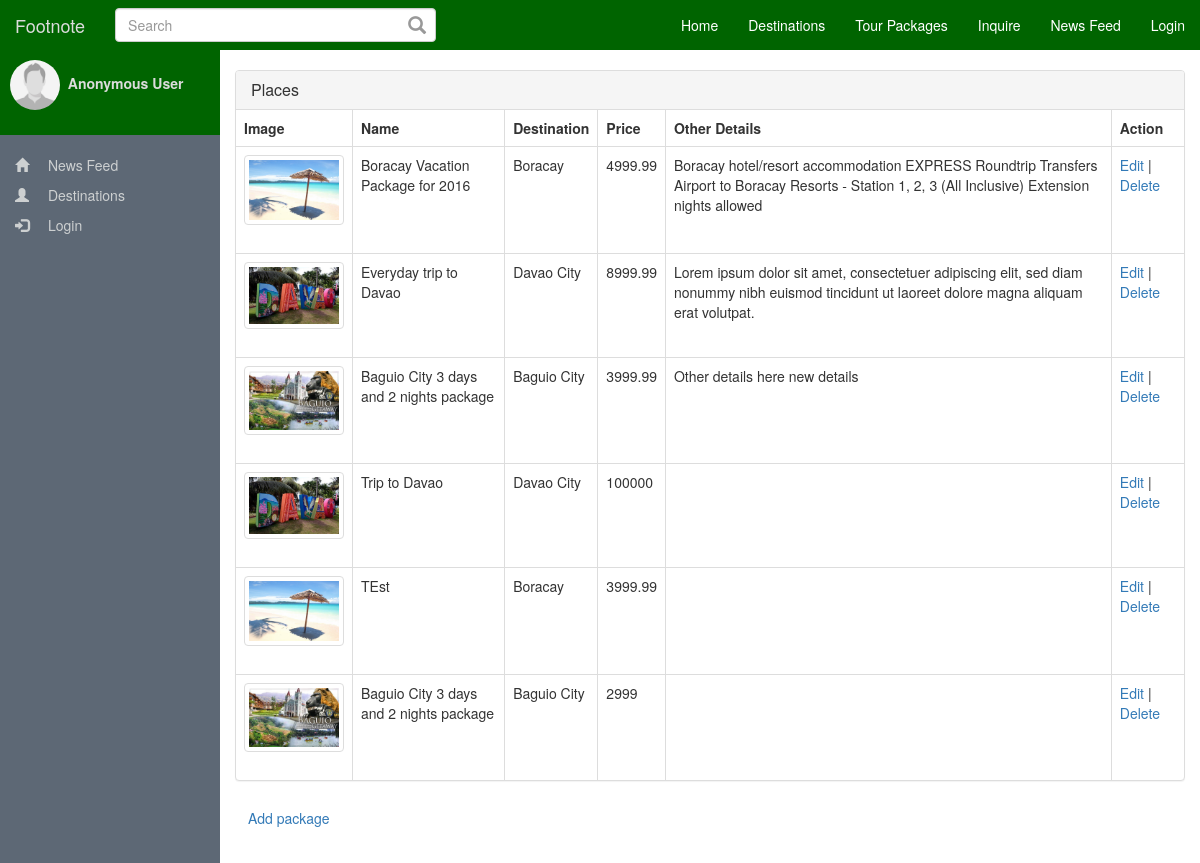
The page /packages.php on the database its author committed.
### tables this page shows
CREATE TABLE `packages` (
  `package_id` int(11) NOT NULL,
  `place_id` int(11) NOT NULL,
  `package_name` varchar(250) NOT NULL,
  `package_price` double NOT NULL,
  `package_days` int(11) NOT NULL,
  `package_details` text NOT NULL,
  `package_person` int(11) NOT NULL DEFAULT '1',
  `package_accomodation` text NOT NULL,
  `package_transportation` text NOT NULL,
  `package_start` date NOT NULL,
  `package_end` date NOT NULL,
  `package_from` int(11) NOT NULL,
  `package_to` int(11) NOT NULL,
  `package_trip` int(11) NOT NULL,
  `package_created` datetime NOT NULL DEFAULT CURRENT_TIMESTAMP
);

CREATE TABLE `places` (
  `place_id` int(11) NOT NULL,
  `place_name` varchar(250) NOT NULL,
  `place_address` varchar(250) NOT NULL,
  `place_details` text NOT NULL,
  `place_image` varchar(250) NOT NULL,
  `gallery_id` int(11) NOT NULL
);

### config.php (called while the page is built)
<?php
$config['db']['host']     = 'localhost' ;
$config['db']['user']     = 'root' ;
$config['db']['password'] = '' ;
$config['db']['db']       = 'db_footnote' ;
$config['url']['base_path'] = '/fn';
$config['url']['site'] = 'http://localhost';
$config['url']['root'] = realpath(dirname(__FILE__));
$config['url']['profile_pic'] = $config['url']['base_path'].'/assets/images/uploads/profiles';
$config['url']['post_pic'] = $config['url']['base_path'].'/assets/images/uploads/posts';
$config['url']['places'] = $config['url']['base_path'].'/assets/images/uploads/places';
$config['url']['gallery'] = $config['url']['base_path'].'/assets/images/uploads/galleries';
$config['var']['hash_password'] = '^#$4%9f+1^p9)M@4M)V$';
$config['var']['default_profile_pic'] = '1476196571_18_41b586905e6233e72b076191f8bf9512.png';
$config['var']['anonymous_id'] = '45';
$config['post']['post_per_page'] = 5;

### class/class.db.php (called while the page is built, shortened)
<?php
class DB {
    private $pdo;
    private $sQuery;
    private function Connect()
    {
        $dsn = "mysql:dbname={$this->db};host={$this->host}";
        try {
            $this->pdo = new PDO($dsn, $this->user, $this->password, array(
                PDO::MYSQL_ATTR_INIT_COMMAND => "SET NAMES utf8"
            ));
            $this->pdo->setAttribute(PDO::ATTR_ERRMODE, PDO::ERRMODE_EXCEPTION);
            $this->pdo->setAttribute(PDO::ATTR_EMULATE_PREPARES, false);
            $this->bConnected = true;
        } catch (PDOException $e) {
            echo $this->ExceptionLog($e->getMessage());
            die();
        }
    }
    private function Init($query, $parameters = "")
    {
        try {
            $this->sQuery = $this->pdo->prepare($query);
            $this->sQuery->execute();
        }
        catch (PDOException $e) {
            echo $this->ExceptionLog($e->getMessage(), $query);
            die();
        }
    }
    public function rows($query, $params = null, $fetchmode = PDO::FETCH_ASSOC)
    {
        $this->Init($query, $params);
        $result = $this->sQuery->fetchAll($fetchmode);
        return $result;
    }
}
?>

### include/include.admin.packages.php (the view, shortened to what this page needs)
<?php
$db = new DB;
$sql =  "SELECT ";
$sql .= "p.package_id, ";
$sql .= "p.package_name, ";
$sql .= "p.place_id, ";
$sql .= "p.package_price, ";
$sql .= "p.package_details, ";
$sql .= "g.place_image, ";
$sql .= "g.place_name  ";
$sql .= "FROM ";
$sql .= "`packages` as p ";
$sql .= "LEFT JOIN ";
$sql .= "`places` as g ";
$sql .= "ON ";
$sql .= "g.place_id = p.place_id ";
$packages = $db->rows($sql);
?>
<div class="row-offcanvas row-offcanvas-left">
    <div id="sidebar" class="sidebar-offcanvas">
        <?php include_once 'include/include.side.bar.php'; ?>
    </div>
    <div id="main">
        <div class="col-md-12">
            <div class="admin-page">
                <div class="panel panel-default">
                    <div class="panel-heading">
                        <h3 class="panel-title">Places</h3>
                    </div>
                    <table class="table table-bordered">
                    	<thead>
                    		<tr>
                    			<th>Image</th>
                    			<th>Name</th>
                    			<th>Destination</th>
                                <th>Price</th>
                    			<th>Other Details</th>
                    			<th>Action</th>
                    		</tr>
                    	</thead>
                    	<tbody>
                    	<?php foreach($packages as $package): ?>
                    		<tr>
                    			<td>
                    				<img src="<?=$config['url']['places']?>/<?=$package['place_image']?>" class="thumbnail" style="max-width: 100px;" data-action="zoom" />
                    			</td>
                    			<td>
                    				<?=$package['package_name']?>
                    			</td>
                    			<td>
                    				<?=$package['place_name']?>
                    			</td>
                    			<td>
                    				<?=$package['package_price']?>
                    			</td>
                    			<td>
                    				<?=$package['package_details']?>
                    			</td>
                    			<td>
                    				<a href="<?=$config['url']['base_path']?>/packages.php?action=edit&package_id=<?=$package['package_id']?>" >Edit</a> | <a href="" data-action="delete-package" data-package-id="<?=$package['package_id']?>">Delete</a>
                    			</td>
                    		</tr>
                    	<?php endforeach;?>
                    	</tbody>
                    </table>
                </div>
                <a href="<?=$config['url']['base_path']?>/packages.php?action=add" class="btn btn-sucess">Add package</a>
            </div>
        </div>
    </div>
</div>

### assets/css/footnote.css (style rules this page uses)
body,html { min-height: 100%; }
body, html, .row-offcanvas { height: 100%; }
.row-offcanvas { padding-top: 50px; }
#sidebar { width: inherit; min-width: 220px; max-width: 220px; background-color: #5d6875; float: left; height: 100%; position: relative; overflow-y: auto; overflow-x: hidden; }
#main { height: 100%; overflow: auto; }
img[data-action="zoom"] { cursor: pointer; cursor: -webkit-zoom-in; cursor: -moz-zoom-in; }
.admin-page { margin-top: 20px; }

### rows shown on the page
packages: place.place_image (picture), package_name "Boracay Vacation Package for 2016", place.place_name "Boracay", package_price "4999.99", package_details "Boracay hotel/resort accommodation EXPRESS Roundtrip Transfers Airport to Boracay Resorts - Station 1, 2, 3 (All Inclusive) Extension nights allowed"
packages: place.place_image (picture), package_name "Everyday trip to Davao", place.place_name "Davao City", package_price "8999.99", package_details "Lorem ipsum dolor sit amet, consectetuer adipiscing elit, sed diam nonummy nibh euismod tincidunt ut laoreet dolore magna aliquam erat volutpat."
packages: place.place_image (picture), package_name "Baguio City 3 days and 2 nights package", place.place_name "Baguio City", package_price "3999.99", package_details "Other details here new details"
packages: place.place_image (picture), package_name "Trip to Davao", place.place_name "Davao City", package_price "100000"
packages: place.place_image (picture), package_name "TEst", place.place_name "Boracay", package_price "3999.99"
packages: place.place_image (picture), package_name "Baguio City 3 days and 2 nights package", place.place_name "Baguio City", package_price "2999"

### other values the page prints
$name "Anonymous User"
